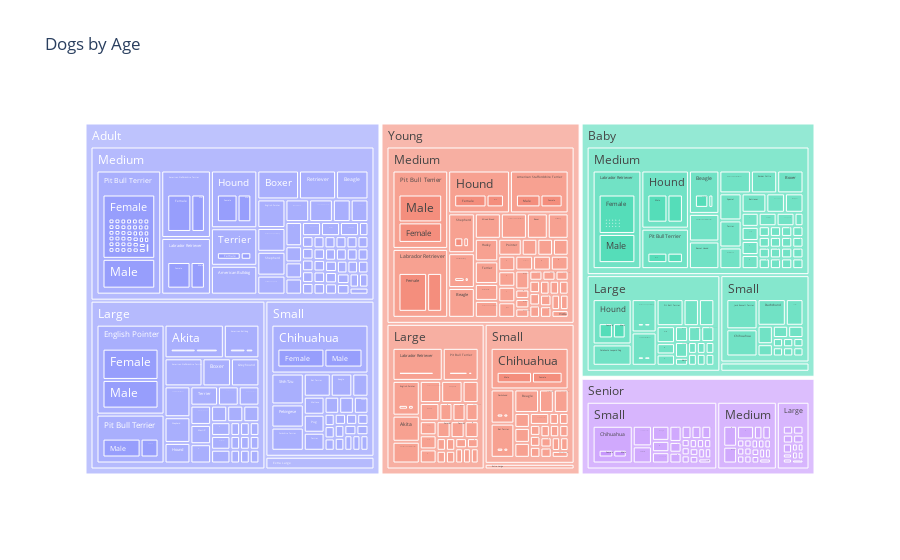

The cell this chart's notebook holds for it:
### Code cell
fig.show()

### Figure 1 — Plotly figure (JSON) as saved in the notebook; plotly's stock layout.template omitted (floating-point values rounded to 4 significant figures; data arrays with more than 128 entries replaced by an {"elided": "..."} marker saying what was removed)
{"data": [{"branchvalues": "total", "domain": {"x": [0, 1], "y": [0, 1]}, "hovertemplate": "labels=%{label}<br>count=%{value}<br>parent=%{parent}<br>id=%{id}<extra></extra>", "ids": {"elided": "3440 str values"}, "labels": {"elided": "3440 str values"}, "name": "", "parents": {"elided": "3440 str values"}, "type": "treemap", "values": {"elided": "3440 int values"}}], "layout": {"legend": {"tracegroupgap": 0}, "title": {"text": "Dogs by Age"}}}
